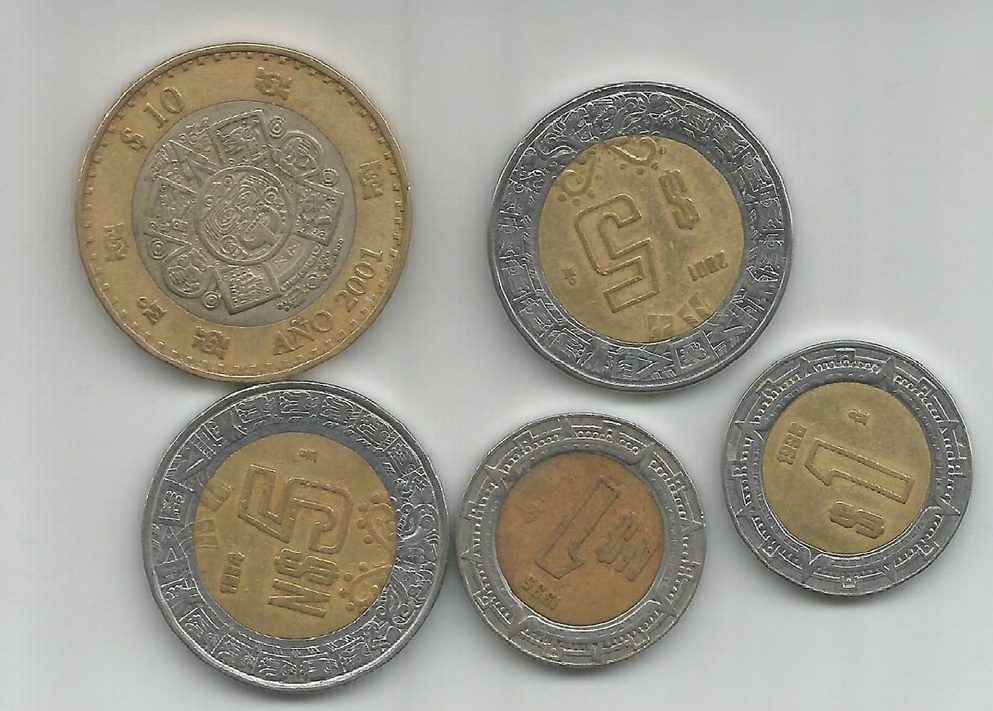
#> input picture images/monedas.jpg, 993 x 711 px, shrunk from 1200 x 859 before the run
$ python hough-circles.py   (Python 2 division)
#> lines starting #> are read from the running program, lines starting #| are printed output that depends on the picture; after the words box and inside, x2 and y2 are one past the last pixel; in counts of white or black regions, pixels touching at a corner belong together
import cv2
import numpy as np

img = cv2.imread('./images/monedas.jpg', 1)
#> img is the input picture: shape (711, 993, 3); mean B, G, R 142.3, 154.9, 158.5
gray = cv2.cvtColor(img,cv2.COLOR_BGR2GRAY)
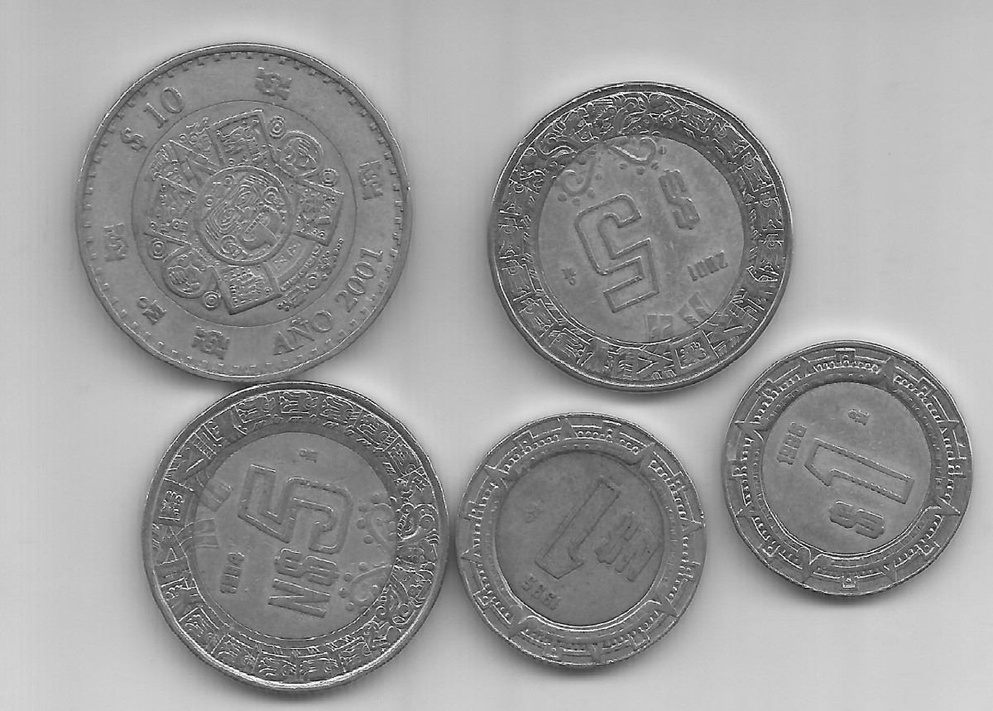
#> gray: shape (711, 993); min 0, max 255, mean 154.6


# Otsu's thresholding after Gaussian filtering
blur = cv2.GaussianBlur(gray,(21,21),0)
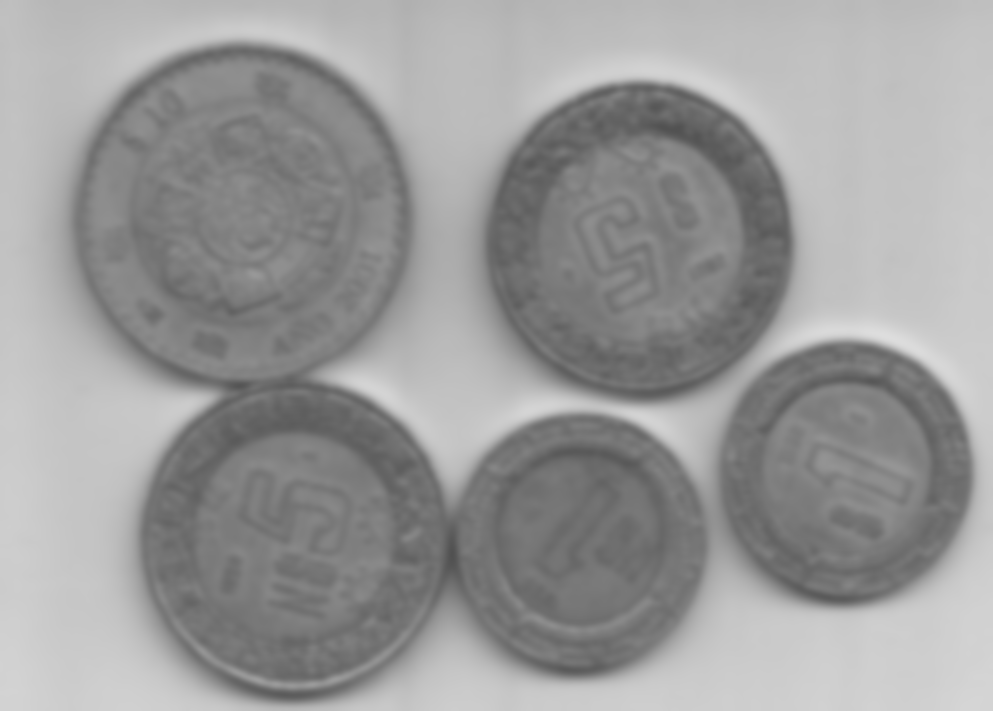
#> blur: shape (711, 993); min 81, max 221, mean 154.6

cv2.imshow('blur', blur)
#Python: cv2.HoughCircles(image, method, dp, minDist[, circles[, param1[, param2[, minRadius[, maxRadius]]]]])  circles
circles = cv2.HoughCircles(blur, cv2.HOUGH_GRADIENT, 1, 20, param1=35, param2=75, minRadius=0, maxRadius=0)
#> circles = [[294.5, 539.5, 149], [641.5, 234.5, 153.6], [845.5, 470.5, 129.2], [293.5, 560.5, 128.8], [245.5, 218.5, 161.5]]
circles = np.uint16(np.around(circles))
#> circles = [[294, 540, 149], [642, 234, 154], [846, 470, 129], [294, 560, 129], [246, 218, 162]]
print circles.shape
#| (1, 5, 3)
print circles
#| [[[294 540 149]
#|   [642 234 154]
#|   [846 470 129]
#|   [294 560 129]
#|   [246 218 162]]]
for i in circles[0,:]:
	cv2.circle(img,(i[0],i[1]),i[2],(0,255,0),2)
#> this loop made 5 passes
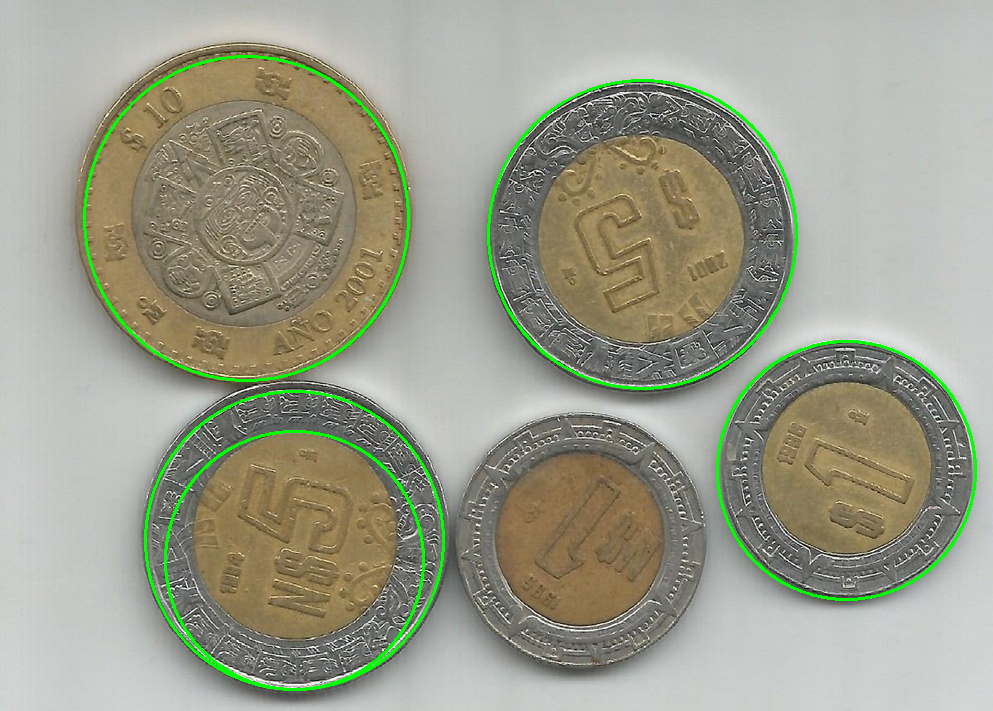
#> img: shape (711, 993, 3); 1.9% of pixels changed, all inside (x1, y1, x2, y2) = (83, 55, 977, 691)
cv2.imshow('Original', img)


cv2.waitKey(0)
cv2.destroyAllWindows()

$ run again, with images/Lineas-810x540.jpg copied over images/monedas.jpg
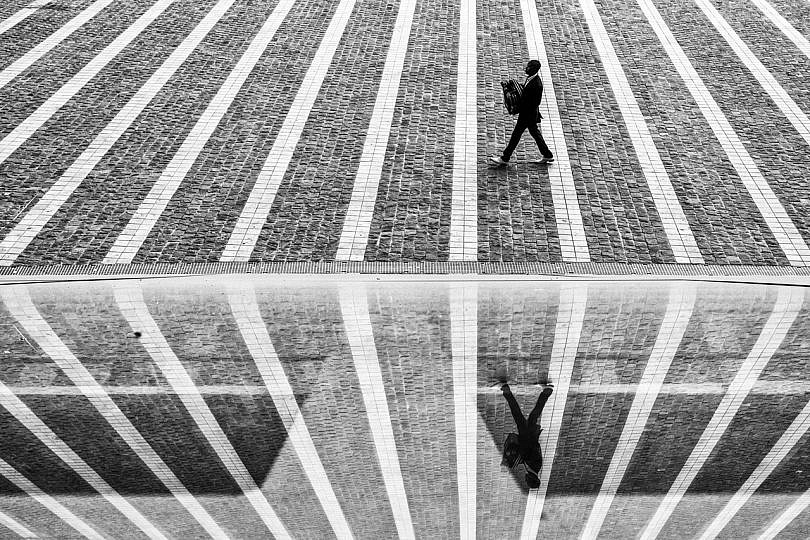
#> input picture images/Lineas-810x540.jpg, 810 x 540 px
#> img is the input picture: shape (540, 810, 3); min 0, max 255, mean 156.1
#> `blur = cv2.GaussianBlur(gray,(21,21),0)`:
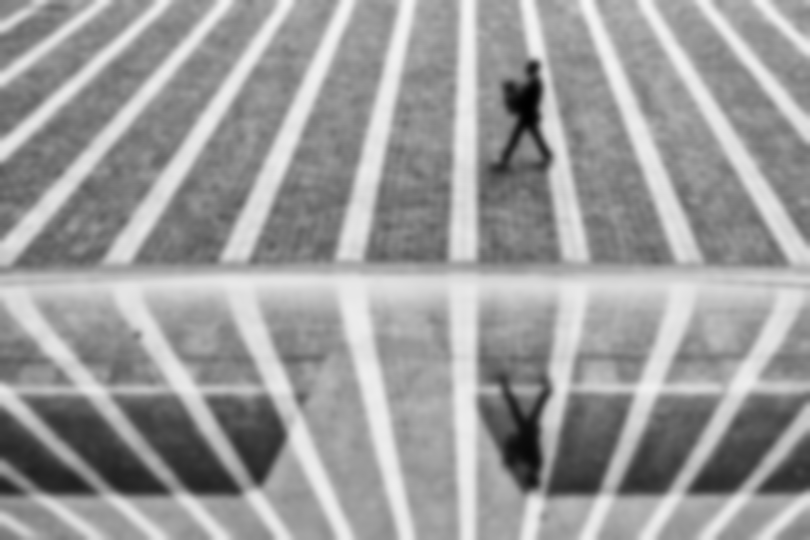
#> blur: shape (540, 810); min 1, max 245, mean 156.1
#> `circles = cv2.HoughCircles(blur, cv2.HOUGH_GRADIENT, 1, 20, param1=35,..`: circles = [[411.5, 308.5, 170.2], [604.5, 301.5, 128.1], [410.5, 329.5, 144.1]]
#> `circles = np.uint16(np.around(circles))`: circles = [[412, 308, 170], [604, 302, 128], [410, 330, 144]]
#| (1, 3, 3)
#| [[[412 308 170]
#|   [604 302 128]
#|   [410 330 144]]]
#> the loop `for i in circles[0,:]:` made 3 passes
#> after the loop `for i in circles[0,:]:`:
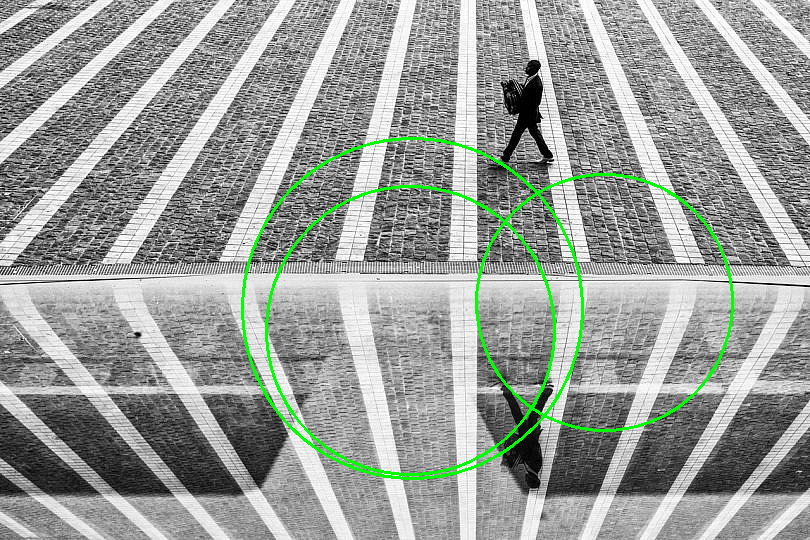
#> img: shape (540, 810, 3); 1.86% of pixels changed, all inside (x1, y1, x2, y2) = (241, 137, 734, 480)
